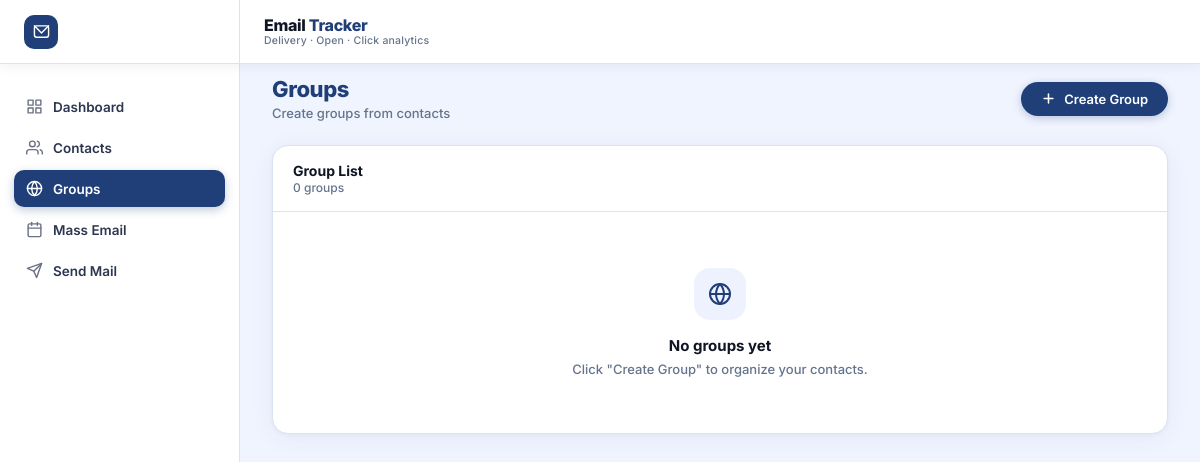
Before: /groups/ with the older database file.
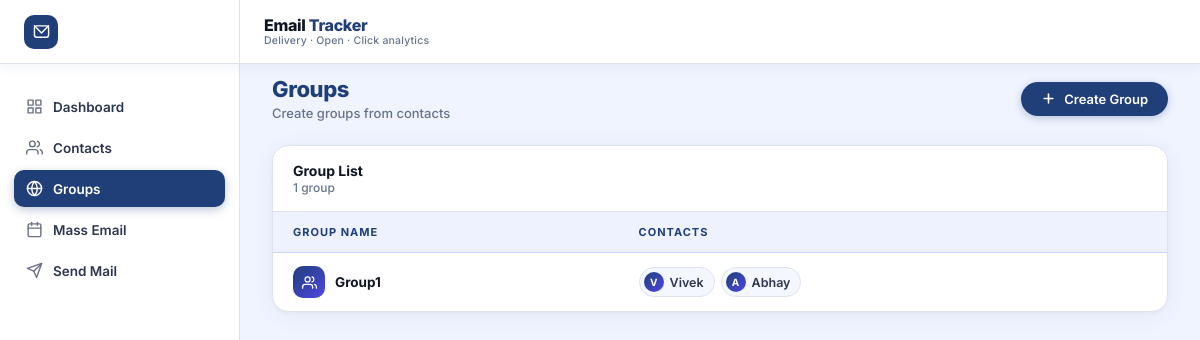
After: the same page with the newer database file.
### tracker/models.py (models this page shows, shortened)
class Group(models.Model):
    name = models.CharField(max_length=200)
    contacts = models.ManyToManyField(Contact)
    created_at = models.DateTimeField(auto_now_add=True)

class Contact(models.Model):
    name = models.CharField(max_length=200)
    email = models.EmailField(unique=True)
    created_at = models.DateTimeField(auto_now_add=True)

### tracker/views.py (the view)
# urls.py: path("groups/", views.groups_page, name="groups"),
def groups_page(request):
    groups = Group.objects.all()
    contacts = Contact.objects.all()
    if request.method == "POST":
        name = request.POST.get("name")
        contact_ids = request.POST.getlist("contacts")
        group = Group.objects.create(name=name)
        group.contacts.set(contact_ids)
        return redirect("groups")
    return render(request, "groups.html", {"groups": groups, "contacts": contacts})

### tracker/templates/groups.html (shortened to what this page needs)
{% extends 'base.html' %}
{% block nav_groups %}active{% endblock %}
{% block content %}
    <div class="page-header">
        <div>
            <div class="page-title"><span>Groups</span></div>
            <div class="page-subtitle">Create groups from contacts</div>
        </div>
        <button class="btn-primary" id="openModalBtn">
            <svg viewBox="0 0 24 24" fill="none" stroke="currentColor" stroke-width="2.5"
                 stroke-linecap="round" stroke-linejoin="round">
                <line x1="12" y1="5" x2="12" y2="19"/><line x1="5" y1="12" x2="19" y2="12"/>
            </svg>
            Create Group
        </button>
    </div>
    <div class="table-wrap">
        <div class="table-toolbar">
            <div>
                <div class="table-title">Group List</div>
                <div class="table-count">{{ groups|length }} group{{ groups|length|pluralize }}</div>
            </div>
        </div>
        <div class="table-scroll">
            {% if groups %}
            <table>
                <thead>
                    <tr>
                        <th>Group Name</th>
                        <th>Contacts</th>
                    </tr>
                </thead>
                <tbody>
                    {% for group in groups %}
                    <tr>
                        <td>
                            <div class="group-name-cell">
                                <div class="group-avatar">
                                    <svg viewBox="0 0 24 24" fill="none" stroke="currentColor" stroke-width="2"
                                         stroke-linecap="round" stroke-linejoin="round">
                                        <path d="M17 21v-2a4 4 0 0 0-4-4H5a4 4 0 0 0-4 4v2"/>
                                        <circle cx="9" cy="7" r="4"/>
                                        <path d="M23 21v-2a4 4 0 0 0-3-3.87"/>
                                        <path d="M16 3.13a4 4 0 0 1 0 7.75"/>
                                    </svg>
                                </div>
                                <span class="group-label">{{ group.name }}</span>
                            </div>
                        </td>
                        <td>
                            <div class="contact-names-cell">
                                {% for contact in group.contacts.all %}
                                    <span class="contact-name-tag">
                                        <span class="contact-name-initial">{{ contact.name|first|upper }}</span>
                                        {{ contact.name }}
                                    </span>
                                {% empty %}
                                    <span class="no-members">No contacts</span>
                                {% endfor %}
                            </div>
                        </td>
                    </tr>
                    {% endfor %}
                </tbody>
            </table>
            {% else %}
            <div class="empty-state">
                <div class="empty-icon">
                    <svg viewBox="0 0 24 24" fill="none" stroke="currentColor" stroke-width="2"
                         stroke-linecap="round" stroke-linejoin="round">
                        <circle cx="12" cy="12" r="10"/>
                        <line x1="2" y1="12" x2="22" y2="12"/>
                        <path d="M12 2a15.3 15.3 0 0 1 4 10 15.3 15.3 0 0 1-4 10 15.3 15.3 0 0 1-4-10 15.3 15.3 0 0 1 4-10z"/>
                    </svg>
                </div>
                <div class="empty-title">No groups yet</div>
                <div class="empty-sub">Click "Create Group" to organize your contacts.</div>
            </div>
            {% endif %}
        </div>
    </div>
{% endblock %}

Changed rows visible on the page:
added Group: name "Group1"
added Contact: name|first "V", name "Vivek"
added Contact: name|first "A", name "Abhay"
Other visible differences:
{{ groups|length }}: "0" → "1"
text no longer shown: "No groups yet Click \"Create Group\" to organize your contacts."
text now shown: "GROUP NAME CONTACTS"
